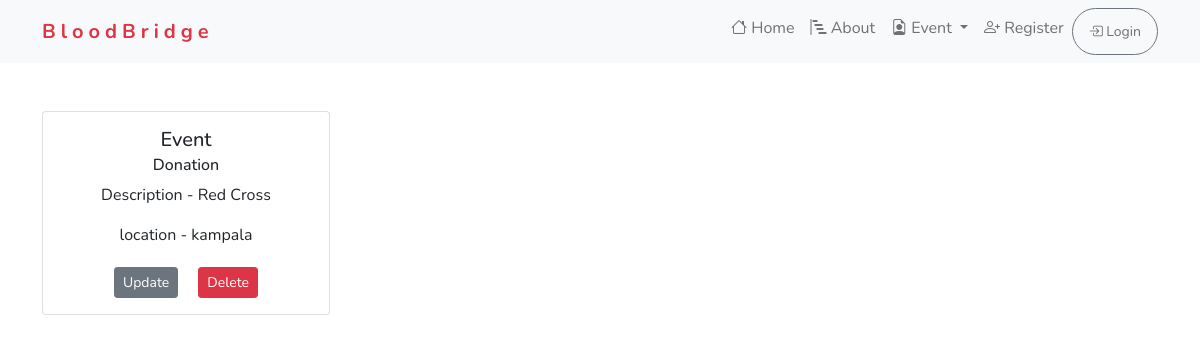
The page /event/1/ on the database its author committed.
### event/models.py (models this page shows, shortened)
class Event(models.Model):
    title = models.CharField(max_length=120)
    description = models.TextField(max_length=2000)
    location = models.CharField(max_length=100)
    event_date = models.DateField('Date of the event')
    created_date = models.DateTimeField(default=timezone.now)

### event/views.py (the view)
# urls.py: path('event/<int:pk>/', view=EventDetails.as_view(), name="event-detail"),
class EventDetails(DeleteView):
    model = Event

### event/templates/event/event_confirm_delete.html
{%extends 'donate/base.html'%}
{%load crispy_forms_tags%}
{% block content%}
<div class="container mt-5">
    <div class="card" style="width: 18rem;">
        <div class="card-body text-center">
          <h5 class="card-title">Event</h5>
          <h6 class="card-subtitle mb-2 text-body-secondary">{{object.title}}</h6>
          <p class="card-text">Description - {{object.description}}</p>
          <p class="card-text">location - {{object.location}}</p>
          <a a href="{%url "appointment-update" object.id%}" class="card-link btn btn-secondary btn-sm mt-1">Update</a>
          <a href="{%url "delete-appointment" object.id%}" class="card-link btn btn-danger btn-sm mt-1">Delete</a>
        </div>
      </div>
</div>
{%endblock content%}

### donate/static/donate/styles.css (style rules this page uses)
* { font-family: 'Nunito', sans-serif; }

### rows shown on the page
Event: title "Donation", description "Red Cross", location "kampala"
